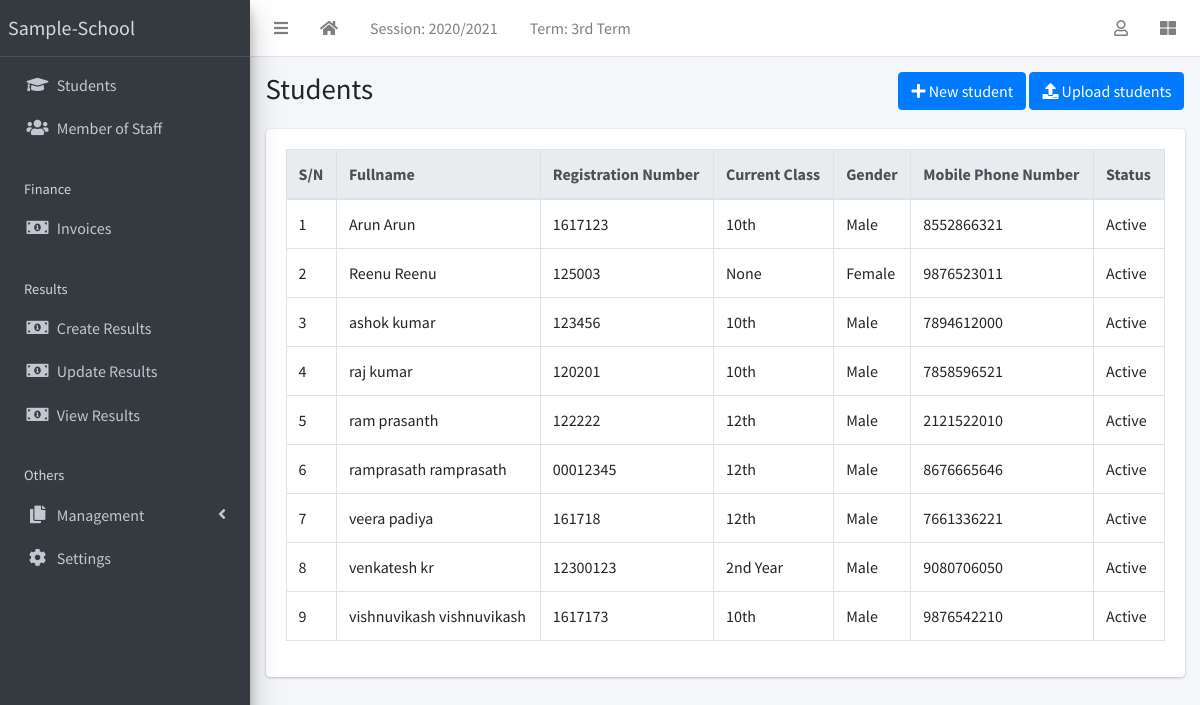
The app's page /student/list (signed in) with its own data.
### apps/corecode/models.py (models this page shows, shortened)
class AcademicSession(models.Model):
    name = models.CharField(max_length=200, unique=True)
    current = models.BooleanField(default=True)
    class Meta:
        ordering = ["-name"]

class AcademicTerm(models.Model):
    name = models.CharField(max_length=20, unique=True)
    current = models.BooleanField(default=True)
    class Meta:
        ordering = ["name"]

class StudentClass(models.Model):
    name = models.CharField(max_length=200, unique=True)
    class Meta:
        verbose_name = "Class"
        verbose_name_plural = "Classes"
        ordering = ["name"]
    def __str__(self):
        return self.name

### apps/students/models.py (models this page shows, shortened)
class Student(models.Model):
    STATUS_CHOICES = [("active", "Active"), ("inactive", "Inactive")]
    GENDER_CHOICES = [("male", "Male"), ("female", "Female")]
    current_status = models.CharField(
        max_length=10, choices=STATUS_CHOICES, default="active"
    )
    registration_number = models.CharField(max_length=200, unique=True)
    surname = models.CharField(max_length=200)
    firstname = models.CharField(max_length=200)
    other_name = models.CharField(max_length=200, blank=True)
    gender = models.CharField(max_length=10, choices=GENDER_CHOICES, default="male")
    date_of_birth = models.DateField(default=timezone.now)
    current_class = models.ForeignKey(
        StudentClass, on_delete=models.SET_NULL, blank=True, null=True
    )
    date_of_admission = models.DateField(default=timezone.now)
    mobile_num_regex = RegexValidator(
        regex="^[0-9]{10,15}$", message="Entered mobile number isn't in a right format!"
    )
    parent_mobile_number = models.CharField(
        validators=[mobile_num_regex], max_length=13, blank=True
    )
    address = models.TextField(blank=True)
    others = models.TextField(blank=True)
    passport = models.ImageField(blank=True, upload_to="students/passports/")
    class Meta:
        ordering = ["surname", "firstname", "other_name"]
    def __str__(self):
        return f"{self.surname} {self.firstname} {self.other_name} ({self.registration_number})"

### apps/students/views.py (the view)
# urls.py: path("list", StudentListView.as_view(), name="student-list"),
class StudentListView(LoginRequiredMixin, ListView):
    model = Student
    template_name = "students/student_list.html"
    context_object_name = 'students'
    def get_queryset(self):
        queryset = super().get_queryset()
        print("Students in queryset:", queryset)  # Debugging line
        return queryset

### apps/corecode/context_processors.py (called while the page is built)
def site_defaults(request):
    current_session = AcademicSession.objects.get(current=True)
    current_term = AcademicTerm.objects.get(current=True)
    vals = SiteConfig.objects.all()
    contexts = {
        "current_session": current_session.name,
        "current_term": current_term.name,
    }
    for val in vals:
        contexts[val.key] = val.value
    return contexts

### apps/students/templates/students/student_list.html (shortened to what this page needs)
{% extends 'base.html' %}
{% block title %}Students{% endblock title %}
{% block breadcrumb %}
<a class="btn btn-primary" href="{% url 'student-create' %}"><i class="fas fa-plus"></i> New student</a>
<a class="btn btn-primary" href="{% url 'student-upload' %}"><i class="fas fa-upload"></i> Upload students</a>
{% endblock breadcrumb %}
{% block content %}
  <div class="table-responsive">
    <table id="studenttable" class="table table-bordered table-hover" data-page-length='100'>
      <thead class="thead-light">
        <tr>
          <th>S/N</th>
          <th>Fullname</th>
          <th>Registration Number</th>
          <th>Current Class</th>
          <th>Gender</th>
          <th>Mobile Phone Number</th>
          <th>Status</th>
        </tr>
      </thead>
      <tbody>
        {% for student in students %}
          <tr class='clickable-row' data-href="{% url 'student-detail' student.id %}">
            <td>{{ forloop.counter }}</td>
            <td>{{ student.surname }} {{ student.firstname }} {{ student.other_name }}</td>
            <td>{{ student.registration_number }}</td>
            <td>{{ student.current_class }}</td>
            <td>{{ student.get_gender_display }}</td>
            <td>{{ student.parent_mobile_number }}</td>
            <td>{{ student.get_current_status_display }}</td>
          </tr>
        {% endfor %}
      </tbody>
    </table>
  </div>
{% endblock content %}

### templates/base.html (shortened to what this page needs)
{% load static %}
<!DOCTYPE html>
<html lang="en">
<head>
  <link rel="stylesheet" href="{% static 'plugins/fontawesome-free/css/all.min.css' %}">
  <link rel="stylesheet" href="{% static 'plugins/toastr/toastr.min.css' %}">
  <link rel="stylesheet"
    href="{% static 'plugins/overlayScrollbars/css/OverlayScrollbars.min.css' %}">
  <link rel="stylesheet" href="{% static 'plugins/Datatables/datatables.min.css' %}" />
  <link rel="stylesheet" href="{% static 'dist/css/adminlte.min.css' %}">
</head>
<body
  class="hold-transition sidebar-mini layout-fixed layout-navbar-fixed layout-footer-fixed">
  <div class="wrapper">
    <nav class="main-header navbar navbar-expand navbar-white navbar-light">
      <ul class="navbar-nav">
        <li class="nav-item">
          <a class="nav-link" data-widget="pushmenu" href="#" role="button"><i
              class="fas fa-bars"></i></a>
        </li>
        <li class="nav-item d-none d-sm-inline-block">
          <a href="{% url 'home' %} " class="nav-link"><i class="fa fa-home"></i></a>
        </li>
        <li class="nav-item d-none d-sm-inline-block">
          <a href="{% url 'current-session' %}" class="nav-link">Session: {{ current_session }}</a>
        </li>
        <li class="nav-item d-none d-sm-inline-block">
          <a href="{% url 'current-session' %}" class="nav-link">Term: {{ current_term }}</a>
        </li>
      </ul>
      <ul class="navbar-nav ml-auto">
        <li class="nav-item dropdown">
          <a class="nav-link" data-toggle="dropdown" href="#">
            <i class="far fa-user"></i>
          </a>
        </li>
        <li class="nav-item">
          <a class="nav-link" data-widget="control-sidebar" data-slide="true"
            href="#" role="button"><i class="fas fa-th-large"></i></a>
        </li>
      </ul>
    </nav>
    <aside class="main-sidebar sidebar-dark-primary elevation-4">
      <a href="{% url 'home' %}" class="brand-link">{{ School_name | default:"Sample-School" }}</a>
      <div class="sidebar">
        <nav class="mt-2">
          <ul class="nav nav-pills nav-sidebar flex-column"
            data-widget="treeview" role="menu" data-accordion="false">
            <li class="nav-item">
              <a href="{% url 'student-list' %}" class="nav-link">
                <i class="nav-icon fas fa-graduation-cap"></i>
                <p>
                  Students
                </p>
              </a>
            </li>
            <li class="nav-item">
              <a href="{% url 'staff-list' %}" class="nav-link">
                <i class="nav-icon fas fa-users"></i>
                <p>
                  Member of Staff
                </p>
              </a>
            </li>
            <li class="nav-header">Finance</li>
            <li class="nav-item">
              <a href="{% url 'invoice-list' %}" class="nav-link">
                <i class="nav-icon fas fa-money-bill-alt"></i>
                <p>
                  Invoices
                </p>
              </a>
            </li>
            <li class="nav-header">Results</li>
            <li class="nav-item">
              <a href="{% url 'create-result' %}" class="nav-link">
                <i class="nav-icon fas fa-money-bill-alt"></i>
                <p>
                  Create Results
                </p>
              </a>
            </li>
            <li class="nav-item">
              <a href="{% url 'edit-results' %}" class="nav-link">
                <i class="nav-icon fas fa-money-bill-alt"></i>
                <p>
                  Update Results
                </p>
              </a>
            </li>
            <li class="nav-item">
              <a href="{% url 'view-results' %}" class="nav-link">
                <i class="nav-icon fas fa-money-bill-alt"></i>
                <p>
                  View Results
                </p>
              </a>
            </li>
            <li class="nav-header">Others</li>
            <li class="nav-item has-treeview">
              <a href="#" class="nav-link">
                <i class="nav-icon fas fa-copy"></i>
                <p>
                  Management
                  <i class="fas fa-angle-left right"></i>
                </p>
              </a>
            </li>
            <li class="nav-item">
              <a href="{% url 'configs' %}" class="nav-link">
                <i class="nav-icon fas fa-cog"></i>
                <p>
                  Settings
                </p>
              </a>
            </li>
          </ul>
        </nav>
      </div>
    </aside>
    <div class="content-wrapper">
      <section class="content-header">
        <div class="container-fluid">
          <div class="row mb-1">
            <div class="col-sm-8">
              <h1>{% block title %}{% endblock title %}</h1>
            </div>
            <div class="col-sm-4">
              <ol class="breadcrumb float-sm-right">
                <li class="breadcrumb-item">{% block breadcrumb %}{% endblock breadcrumb %}</li>
              </ol>
            </div>
          </div>
        </div>
      </section>
      <section class="content">
        <div class="container-fluid">
          <div class="row">
            <div class="col-md-12">
              {% block fullcard %}
              <div class="card">
                <div class="card-body">
                  <div class="row">
                    <div class="col">
                      {% block content %}
                      {% endblock content %}
                    </div>
                  </div>
                </div>
              </div>
              {% endblock fullcard %}
            </div>
          </div>
        </div>
      </section>
    </div>
  </div>
</body>
</html>

### records on screen
AcademicSession: name "2020/2021"
AcademicTerm: name "3rd Term"
Student: surname "Arun", firstname "Arun", registration_number "1617123", current_class "10th", gender "Male", parent_mobile_number "8552866321", current_status "Active"
Student: surname "Reenu", firstname "Reenu", registration_number "125003", current_class "None", gender "Female", parent_mobile_number "9876523011", current_status "Active"
Student: surname "ashok", firstname "kumar", registration_number "123456", current_class "10th", gender "Male", parent_mobile_number "7894612000", current_status "Active"
Student: surname "raj", firstname "kumar", registration_number "120201", current_class "10th", gender "Male", parent_mobile_number "7858596521", current_status "Active"
Student: surname "ram", firstname "prasanth", registration_number "122222", current_class "12th", gender "Male", parent_mobile_number "2121522010", current_status "Active"
Student: surname "ramprasath", firstname "ramprasath", registration_number "00012345", current_class "12th", gender "Male", parent_mobile_number "8676665646", current_status "Active"
Student: surname "veera", firstname "padiya", registration_number "161718", current_class "12th", gender "Male", parent_mobile_number "7661336221", current_status "Active"
Student: surname "venkatesh", firstname "kr", registration_number "12300123", current_class "2nd Year", gender "Male", parent_mobile_number "9080706050", current_status "Active"
Student: surname "vishnuvikash", firstname "vishnuvikash", registration_number "1617173", current_class "10th", gender "Male", parent_mobile_number "9876542210", current_status "Active"

### other values on screen
{{ School_name | default:"Sample-School" }} "Sample-School"
